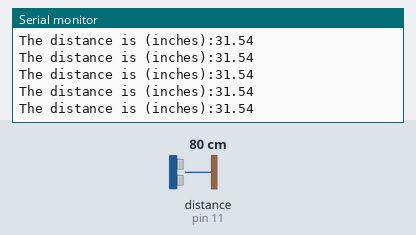
Bench run of a sketch on a simulated Arduino Uno, built with avr-gcc and run on an emulated ATmega328P. Parts: the last lines printed to the serial monitor. Wiring (inferred from the names in the program): ultrasonic range finder: trigger pin 12; echo pin 11. The test bench sets the inputs (shaded band); at power-on: distance to the obstacle (sensor on pin 11) 80 cm. The echo pulse lasts 58.3 µs per cm.

Above: at 1.2 s.
1.3 s: distance to the obstacle (sensor on pin 11) set to 2 cm
At 1.81 s:
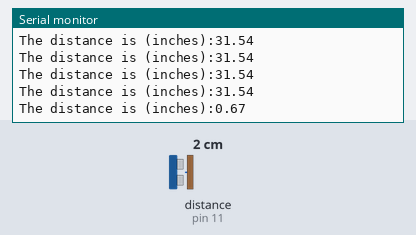
4.3 s: distance to the obstacle (sensor on pin 11) set to 4 cm
At 4.46 s:
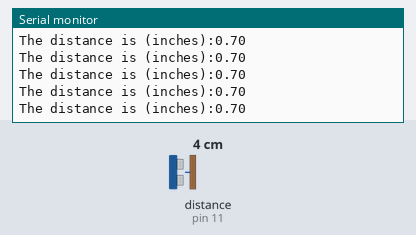
5.8 s: distance to the obstacle (sensor on pin 11) set to 9 cm
At 5.88 s:
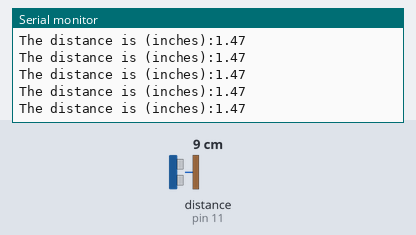
Timing chart, 0 to 8.8 s (numbered marks = the images above; inputs shaded):
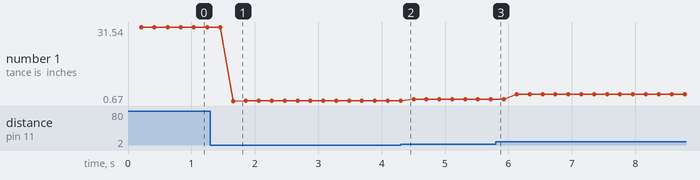

Measured:
- after the input at 1.3 s, the serial monitor: prints a new line after 0.36 s (image 1)
- plotted number 1: 31.54 → 0.7 after the input at 1.3 s, 0.7 → 1.47 after the input at 4.3 s, 1.47 → 3.44 after the input at 5.8 s

The sketch:

Ultrasonic_Sensor_Code_Ignacio.ino
```cpp
int trig_pin = 12;
int echo_pin = 11;
double travel_time;
double distance;

void setup() {
  // put your setup code here, to run once:

pinMode (trig_pin, OUTPUT);

pinMode (echo_pin, INPUT);

Serial.begin (9600);
}

void loop() {
  // put your main code here, to run repeatedly:
digitalWrite (trig_pin, LOW);
delay (1);

digitalWrite (trig_pin, HIGH);
delay(1);

digitalWrite (trig_pin, LOW);

travel_time = pulseIn (echo_pin, HIGH);
distance = ((travel_time / 2) / 29)/ 2.54;
delay (200);

Serial.print ("The distance is (inches):");
Serial.println (distance);
}
```
